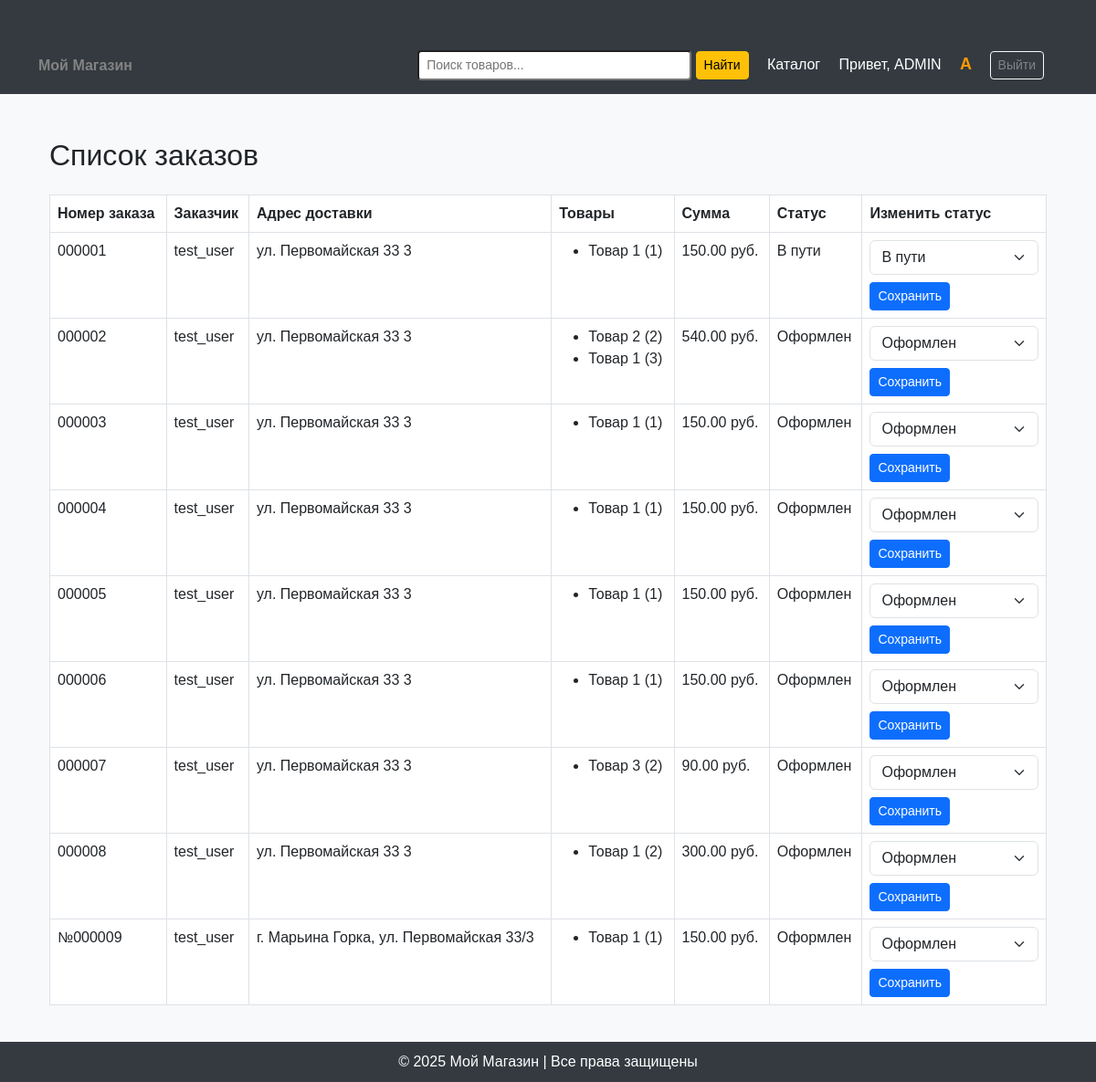
/accounts/view_orders/ (signed in), run on an earlier commit of the app's database.
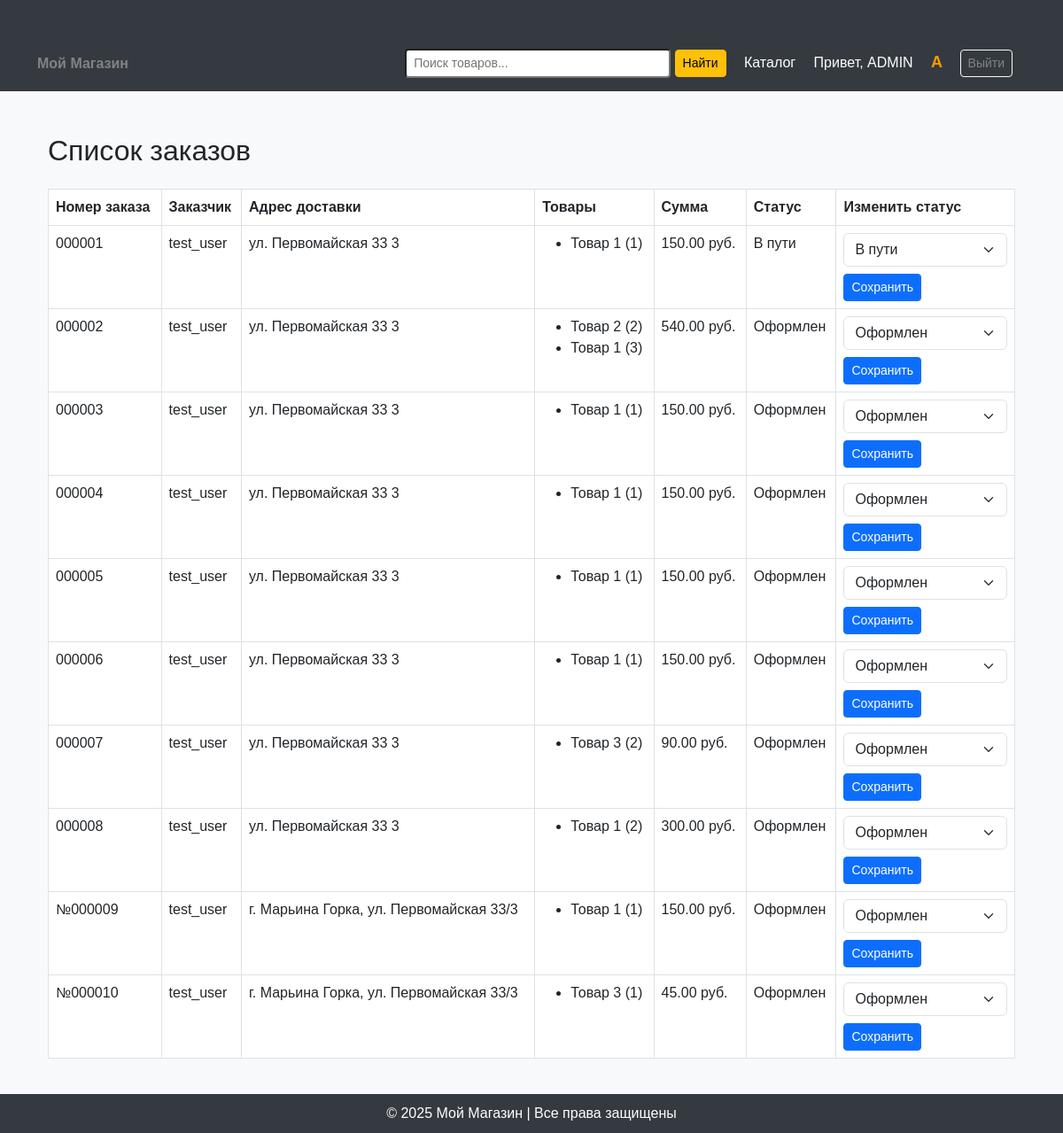
And on a later commit of the database.
### accounts/models.py (models this page shows, shortened)
class Order(models.Model):
    STATUS_CHOICES = [
        ('placed', 'Оформлен'),
        ('on assembly', 'На сборке'),
        ('on the way', 'В пути'),
        ('ready for pickup', 'Готов к выдаче'),
        ('handed over to the courier', 'Передан курьеру'),
    ]
    order_number = models.CharField(max_length=20, unique=True, blank=True, null=True)  # Новый номер заказа
    user = models.ForeignKey(User, on_delete=models.CASCADE)
    delivery_address = models.TextField()
    products = models.ManyToManyField(Product, through='OrderProduct')
    total_price = models.DecimalField(max_digits=10, decimal_places=2)
    order_date = models.DateTimeField(default=timezone.now)
    card_number = models.CharField(max_length=19)
    card_expiry_date = models.CharField(max_length=5)
    cardholder_name = models.CharField(max_length=100)
    cvv = models.CharField(max_length=3, verbose_name="CVV")
    status = models.CharField(max_length=50, choices=STATUS_CHOICES, default='placed')

class OrderProduct(models.Model):
    order = models.ForeignKey(Order, on_delete=models.CASCADE)
    product = models.ForeignKey(Product, on_delete=models.CASCADE)
    quantity = models.PositiveIntegerField()  # Количество товара

class Product(models.Model):
    name = models.CharField(max_length=255, verbose_name="Название")
    price = models.DecimalField(max_digits=10, decimal_places=2, verbose_name="Цена")
    parameter_1 = models.CharField(max_length=255, blank=True, verbose_name="Параметр 1")
    parameter_2 = models.CharField(max_length=255, blank=True, verbose_name="Параметр 2")
    parameter_3 = models.CharField(max_length=255, blank=True, verbose_name="Параметр 3")
    parameter_4 = models.CharField(max_length=255, blank=True, verbose_name="Параметр 4")
    parameter_5 = models.CharField(max_length=255, blank=True, verbose_name="Параметр 5")
    category = models.ForeignKey(Category, on_delete=models.CASCADE, verbose_name="Категория")
    sku = models.CharField(max_length=50, unique=True, verbose_name="Артикул", blank=True)
    image = models.ImageField(upload_to="product_images/", blank=True, null=True, verbose_name="Изображение")
    description = models.TextField(blank=True, null=True, verbose_name="Описание")  # Новое поле для описания
    stock_quantity = models.PositiveIntegerField(default=0, verbose_name="Количество в наличии")  # Новое поле для количества товара

### accounts/views.py (the view, shortened to what this page needs)
# urls.py: path('view_orders/', views.view_orders, name='view_orders'),
@staff_member_required
def view_orders(request):
    orders = Order.objects.prefetch_related('products').select_related('user')
    return render(request, 'view_orders.html', {'orders': orders})

### templates/view_orders.html (shortened to what this page needs)
{% extends 'base.html' %}
{% block content %}
<div class="container mt-5">
    <h2 class="mb-4">Список заказов</h2>
    <table class="table table-bordered">
        <thead>
            <tr>
                <th>Номер заказа</th>
                <th>Заказчик</th>
                <th>Адрес доставки</th>
                <th>Товары</th>
                <th>Сумма</th>
                <th>Статус</th>
                <th>Изменить статус</th>
            </tr>
        </thead>
        <tbody>
            {% for order in orders %}
            <tr>
                <td>{{ order.order_number }}</td>
                <td>{{ order.user.username }}</td>
                <td>{{ order.delivery_address }}</td>
                <td>
                    <ul>
                        {% for op in order.orderproduct_set.all %}
                        <li>{{ op.product.name }} ({{ op.quantity }})</li>
                        {% endfor %}
                    </ul>
                </td>
                <td>{{ order.total_price }} руб.</td>
                <td>{{ order.get_status_display }}</td>
                <td>
                    <form method="post">
                        <select name="status" class="form-select mb-2">
                            {% for value, label in order.STATUS_CHOICES %}
                            <option value="{{ value }}" {% if value == order.status %}selected{% endif %}>{{ label }}</option>
                            {% endfor %}
                        </select>
                        <button type="submit" class="btn btn-primary btn-sm">Сохранить</button>
                    </form>
                </td>
            </tr>
            {% endfor %}
        </tbody>
    </table>
</div>
{% endblock %}

What changed in the data, as far as the page shows it:
added Order: order_number "№000010", user.username "test_user", delivery_address "г. Марьина Горка, ул. Первомайская 33/3", total_price "45.00", status "Оформлен"
added OrderProduct: product.name "Товар 3", quantity "1", shown under "№000010"
